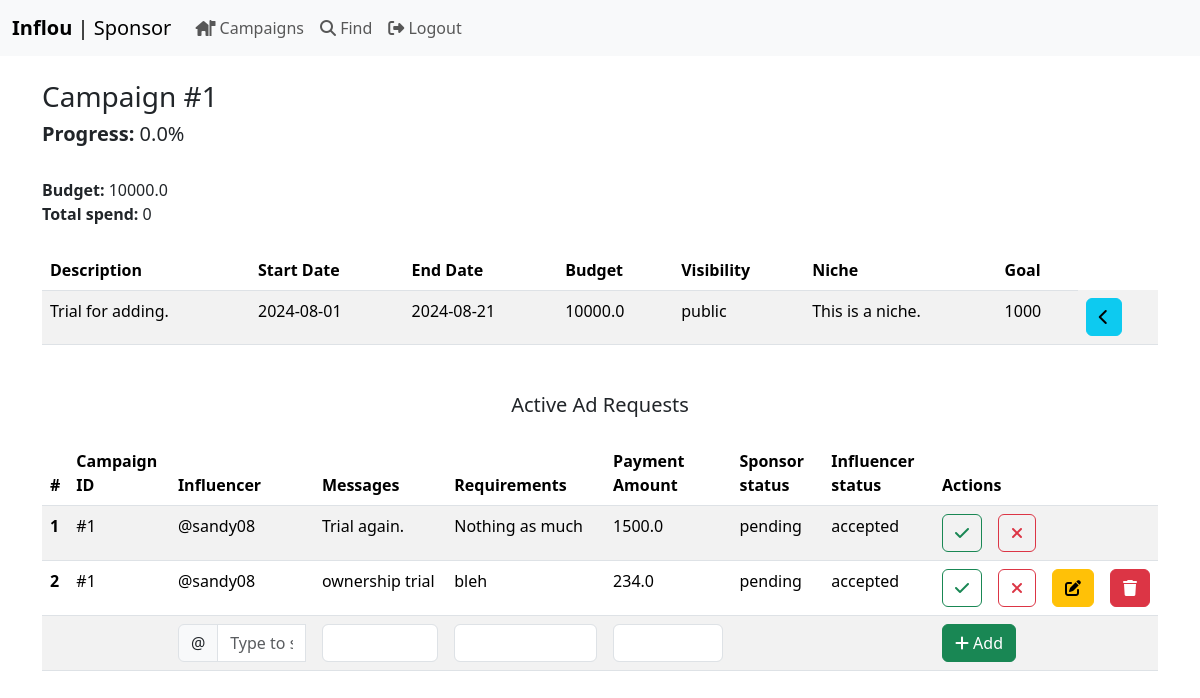
Screenshot of /sponsor/campaigns/1/view (signed in) with the database file from the repository.
### models.py (models this page shows, shortened)
class Campaign(db.Model):
  __tablename__ = 'campaign'
  id = db.Column(db.Integer, primary_key = True, nullable = False)
  sponsor_id = db.Column(db.Integer, db.ForeignKey('sponsor.id'), nullable = False)
  description = db.Column(db.String(512), nullable = False)
  start_date = db.Column(db.Date, nullable = False)
  end_date = db.Column(db.Date, nullable = False)
  budget = db.Column(db.Float, nullable = False)
  visibility = db.Column(db.Integer, nullable = False)
  goal = db.Column(db.Integer, nullable = False)
  niche = db.Column(db.String(32), default='', nullable = False)
  flag = db.Column(db.Boolean, default=False, nullable=False)
  ads = db.relationship('Ad_Request', backref='campaign')

class Ad_Request(db.Model):
  __tablename__ = 'ad_request'
  id = db.Column(db.Integer, primary_key = True, nullable = False)
  campaign_id = db.Column(db.Integer, db.ForeignKey('campaign.id'), nullable = False)
  influencer_id = db.Column(db.Integer, db.ForeignKey('influencer.id'), nullable = False)
  messages = db.Column(db.String(256), nullable = False)
  requirements = db.Column(db.String(256), nullable = False)
  payment_amount = db.Column(db.Float, nullable = False)
  sponsor_status = db.Column(db.String(16), default='pending', nullable = False)
  influencer_status = db.Column(db.String(16), default='pending', nullable = False)
  by_sponsor = db.Column(db.Boolean, default=False, nullable=False)
  by_influencer = db.Column(db.Boolean, default=False, nullable=False)
  flag = db.Column(db.Boolean, default=False, nullable=False)

class User(db.Model):
  __tablename__ = 'user'
  id = db.Column(db.Integer, primary_key = True, nullable = False)
  username = db.Column(db.String(32), unique=True, nullable = False)
  passhash = db.Column(db.String(512), nullable = False)
  type = db.Column(db.String(16), nullable = False)
  @property
  def password(self):
    raise AttributeError('Password is not a readable attribute.')

### routes.py (the view)
@app.route('/sponsor/campaigns/<int:id>/view')
@sponsor_required
def sponsor_campaigns_view(id):
  user = User.query.filter_by(id=session['user_id']).first()
  sponsor = Sponsor.query.filter_by(user_id=session['user_id']).first()
  campaign = Campaign.query.filter_by(id=id).first()
  ads = campaign.ads
  spend = 0
  for ad in ads:
    if ad.sponsor_status == 'accepted' and ad.influencer_status == 'accepted':
      spend += ad.payment_amount
  progress = spend*100/campaign.budget
  return render_template('view-campaign.html', progress=progress, spend=spend, sponsor=sponsor, user=user, campaign=campaign, ads=ads, Influencer=Influencer, User=User)

### routes.py (called while the page is built)
def sponsor_required(func):
  @wraps(func)
  def inner(*args, **kwargs):
    if 'user_id' in session:
      user = User.query.get(session['user_id'])
      if user.type != 'sponsor':
        flash('You must be a sponsor to access this page.')
        return redirect(url_for('logout'))
    else:
      flash('You need to login first.')
      return redirect(url_for('login'))
    return func(*args, **kwargs)
  return inner

### templates/view-campaign.html (shortened to what this page needs)
{% extends 'layout.html' %}
{% block content %}
<h3 class="mt-4">Campaign #{{campaign.id}}</h3>
<h5><b>Progress:</b> {{progress}}%</h5>
<div>
  <br>
  <b>Budget:</b> {{campaign.budget}} <br>
  <b>Total spend:</b> {{spend}}
</div>
<div>
  <table class="table table-striped mt-4">
    <thead>
      <tr>
        <th scope="col">Description</th>
        <th scope="col">Start Date</th>
        <th scope="col">End Date</th>
        <th scope="col">Budget</th>
        <th scope="col">Visibility</th>
        <th scope="col">Niche</th>
        <th scope="col">Goal</th>
      </tr>
    </thead>
    <tbody>
      <form>
        <tr>
          <td>{{campaign.description}}</td>
          <td>{{campaign.start_date}}</td>
          <td>{{campaign.end_date}}</td>
          <td>{{campaign.budget}}</td>
          <td>{{campaign.visibility}}</td>
          <td>{{campaign.niche}}</td>
          <td>{{campaign.goal}}</td>
          <td>
            {% if sponsor %}
            <a class="btn btn-info" href="{{url_for('sponsor_campaigns')}}" role="button"><i class="fa-solid fa-chevron-left"></i></a>
            {% elif influencer %}
            <a class="btn btn-info" href="{{url_for('influencer_stats')}}" role="button"><i class="fa-solid fa-chevron-left"></i></a>
            {% else %}
            <a class="btn btn-info" href="{{url_for('admin_home')}}" role="button"><i class="fa-solid fa-chevron-left"></i></a>
            {% endif %}
          </td>
        </tr>
      </form>
    </tbody>
  </table>
</div>
<div>
  <h5 class="mt-5 mb-0 text-center">Active Ad Requests</h5>
  <table class="table table-striped mt-4">
    <thead>
      <tr>
        <th scope="col">#</th>
        <th scope="col">Campaign ID</th>
        <th scope="col">Influencer</th>
        <th scope="col">Messages</th>
        <th scope="col">Requirements</th>
        <th scope="col">Payment Amount</th>
        <th scope="col">Sponsor status</th>
        <th scope="col">Influencer status</th>
        <th scope="col" colspan="5">Actions</th>
      </tr>
    </thead>
    <tbody>
      {% for ad in ads %}
      <tr>
        <th scope="row">{{loop.index}}</th>
        <td>#{{ad.campaign_id}}</td>
        <td>@{{User.query.filter_by(id=Influencer.query.filter_by(id=ad.influencer_id).first().user_id).first().username}}</td>
        <td>{{ad.messages}}</td>
        <td>{{ad.requirements}}</td>
        <td>{{ad.payment_amount}}</td>
        <td>{{ad.sponsor_status}}</td>
        <td>{{ad.influencer_status}}</td>
        {% if sponsor %}
          <td><a class="btn btn-outline-success" href="/sponsor/campaigns/{{campaign.id}}/adreqs/{{ad.id}}/accept" role="button"><i class="fa-solid fa-check"></i></a></td>
          <td><a class="btn btn-outline-danger" href="/sponsor/campaigns/{{campaign.id}}/adreqs/{{ad.id}}/reject" role="button"><i class="fa-solid fa-xmark"></i></a></td>
          {% if ad.by_sponsor %}
          <td><a class="btn btn-warning" href="/sponsor/campaigns/{{campaign.id}}/adreqs/{{ad.id}}/edit" role="button"><i class="fa-solid fa-pen-to-square"></i></a></td>
          <td><a class="btn btn-danger" href="/sponsor/campaigns/{{campaign.id}}/adreqs/{{ad.id}}/delete" role="button"><i class="fa-solid fa-trash"></i></a></td>
          {% else %}
            <td></td>
            <td></td>
          {% endif %}
        {% endif %}
      </tr>
      {% endfor %}
      <form method="post">
        <tr>
          <th scope="row"></th>
          <td></td>
          <td>
            {% if sponsor %}
            <div class="input-group">
              <span class="input-group-text" id="basic-addon1">@</span>
              <input class="form-control" list="influencers" name="influencer_username" id="influencer_username" placeholder="Type to search...">
            </div>
            {% endif %}
          </td>
          <td><input type="text" name="messages" id="messages" class="form-control" required></td>
          <td><input type="text" name="requirements" id="requirements" class="form-control" required></td>
          <td><input type="text" name="payment_amount" id="payment_amount" class="form-control" required></td>
          <td></td>
          <td></td>
          <td colspan="4"><button class="btn btn-success" type="submit" value="Add"><i class="fa-solid fa-plus"></i> Add</button></td>
        </tr>
      </form>
    </tbody>
  </table>
</div>
{% endblock %}

### rows the page displays
Campaign: id "1", budget "10000.0", description "Trial for adding.", start_date "2024-08-01", end_date "2024-08-21", visibility "public", niche "This is a niche.", goal "1000"
Ad_Request: campaign_id "1", messages "Trial again.", requirements "Nothing as much", payment_amount "1500.0", sponsor_status "pending", influencer_status "accepted", by_sponsor False (drawn)
User: query.filter_by "sandy08"
Ad_Request: campaign_id "1", messages "ownership trial", requirements "bleh", payment_amount "234.0", sponsor_status "pending", influencer_status "accepted"

### other values shown
{{ progress }} "0.0"
{{ spend }} "0"
